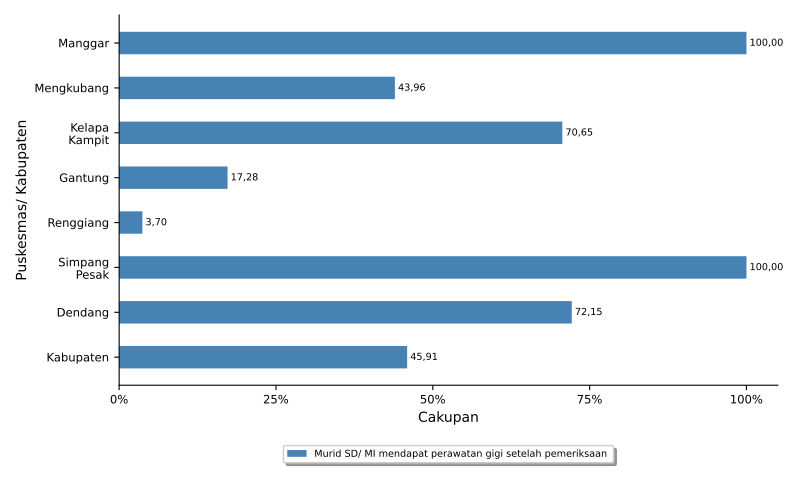

Here is the Python script that generated this plot:
import numpy as np
import matplotlib.pyplot as plt
import pandas
from textwrap import wrap
from matplotlib.ticker import FuncFormatter
import locale
# locale.setlocale(locale.LC_ALL, 'id_ID.UTF8')
locale.setlocale(locale.LC_ALL, '')

import sys, os, inspect
currentdir = os.path.dirname(os.path.abspath(inspect.getfile(inspect.currentframe())))
parentdir = os.path.dirname(currentdir)
sys.path.insert(0, parentdir)

berkasData = currentdir +'\\bab_05_27d_dataGimulSDdirawat.csv'
berkasSimpan = currentdir +'\\bab_05_27d_gimulSDdirawat.pdf'
# judulDiagram = 'Pelayanan Skrining Kesehatan Usia Produktif\nTahun 2021'
sumbuX = 'Cakupan'
sumbuY = 'Puskesmas/ Kabupaten'
labelBar1 = 'Murid SD/ MI mendapat perawatan gigi setelah pemeriksaan'
tickerSumbuX = np.arange(0,110,25)

# read data file
colnames = ['puskesmas','gimulSDdirawat']
data = pandas.read_csv(berkasData, names=colnames, sep=';')
puskesmas = data.puskesmas.tolist()
bar1 = data.gimulSDdirawat.tolist()

ind = np.arange(len(puskesmas))  # the x locations for the groups
width = 0.5       # the width of the bars
widthDL = 0.5      # spacing for data labels

# make bars
fig, ax = plt.subplots()
rects1 = ax.barh(ind, bar1, width, color='steelblue', label=labelBar1)

# add some text for labels, title and axes ticks
# ax.set_title(judulDiagram)
ax.set_xticks(tickerSumbuX)
ax.set_xlabel(sumbuX)
ax.xaxis.set_major_formatter(FuncFormatter(lambda x, pos: "{:n}%".format(x)))

ax.set_yticks(ind)
ax.set_yticklabels(list([ '\n'.join(wrap(l, 10)) for l in puskesmas ]))
ax.invert_yaxis()
ax.set_ylabel(sumbuY)

ax.tick_params(axis='both', which='major', labelsize='small')
ax.spines['top'].set_visible(False)
ax.spines['right'].set_visible(False)

# make legend box
box = ax.get_position()
ax.set_position([box.x0, box.y0 + box.height * 0.1, box.width, box.height * 0.9])
ax.legend(fontsize='x-small', loc='upper center', bbox_to_anchor=(0.5, -0.15), fancybox=True, shadow=True, ncol=3)

# add data label
for i, v in enumerate(bar1):
    ax.text(v + widthDL, i, locale.format_string("%.2f", v), ha='left', va='center', fontsize='x-small')

# finishing
pyrfig = plt.figure(1)
pyrfig.set_figwidth(8)
pyrfig.set_figheight(5)
# tight_layout to make consistent size
# adjust subplot to make room for legend
fig.subplots_adjust(bottom=-0.15)
plt.tight_layout()
plt.savefig(berkasSimpan)
plt.close(pyrfig)
# plt.show()
